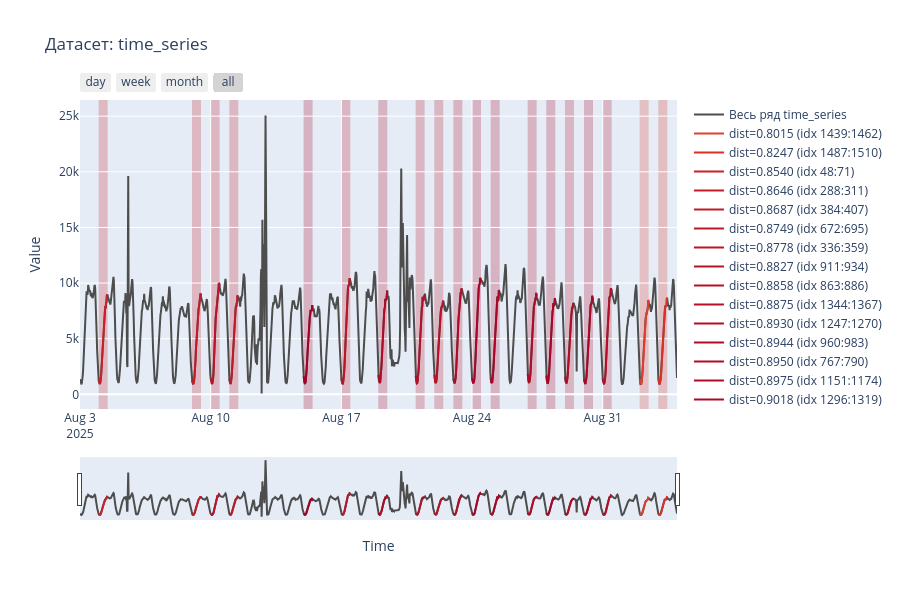
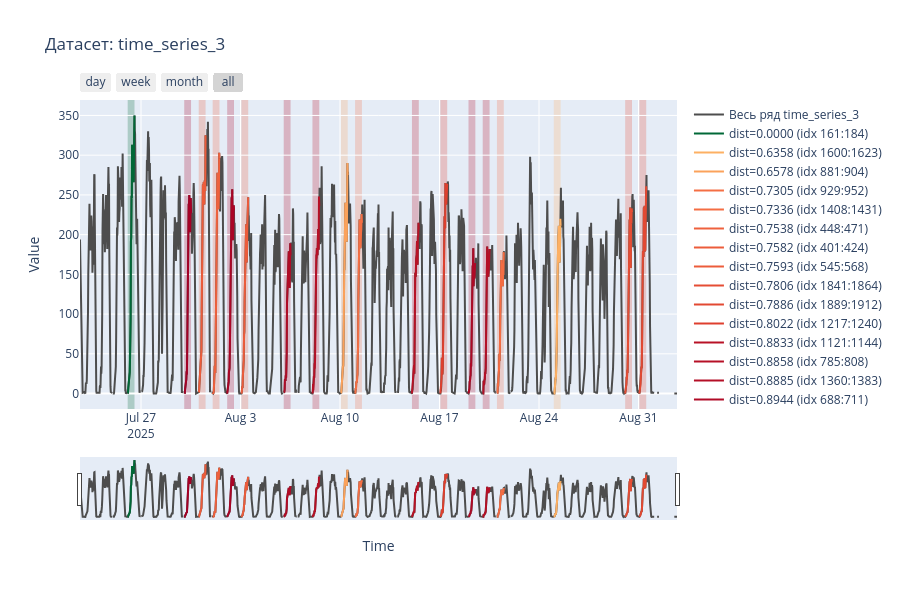
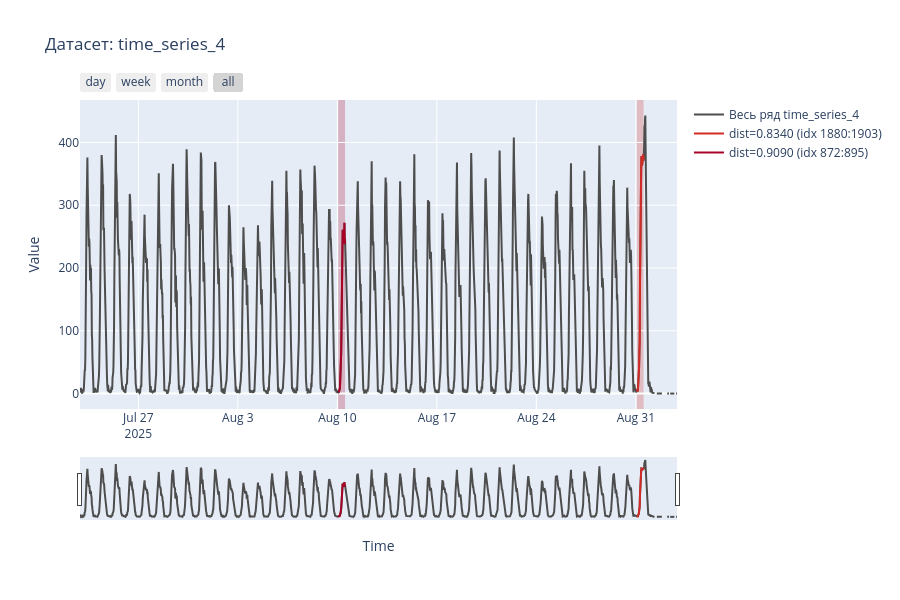
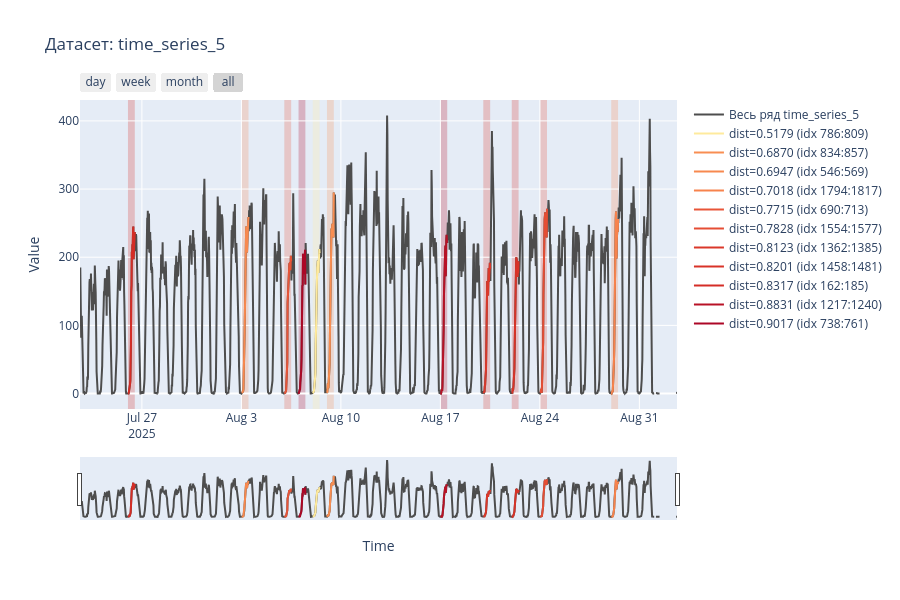

Here is the notebook cell these charts were saved with, in order:
### Code cell
import plotly.express as px
from matplotlib.colors import to_rgb, to_hex

# Глобальная нормализация расстояний
distances = results['distance'].values
vmin, vmax = distances.min(), distances.max()

# Функция преобразования distance в цвет
def get_color(distance):
    # Нормируем от 0 до 1
    if vmax != vmin:
        t = (distance - vmin) / (vmax - vmin)
    else:
        t = 0.5
    cmap = plt.cm.get_cmap('RdYlGn_r')
    rgba = cmap(t)
    return f'rgba({int(rgba[0]*255)},{int(rgba[1]*255)},{int(rgba[2]*255)},{rgba[3]})'

grouped = results.groupby('series_id')

for series_id, group in grouped:
    full_series = searcher.prepared_series_[series_id]
    
    fig = go.Figure()
    add_line(fig, full_series.index, full_series.values, f"Весь ряд {series_id}", '#4d4d4d')
    
    # Для каждого сегмента добавляем заливку и линию
    for idx, row in group.iterrows():
        segment = searcher.get_segment(row['series_id'], int(row['start_idx']), int(row['end_idx']))
        color = get_color(row['distance'])
        # Заливка
        fig.add_vrect(
            x0=row['start_time'], x1=row['end_time'],
            fillcolor=color, opacity=0.25,
            layer="below", line_width=0
        )
        # Линия сегмента
        add_line(fig, segment.index, segment.values,
                 f"dist={row['distance']:.4f} (idx {row['start_idx']}:{row['end_idx']})",
                 color)
    
    update_layout(fig)
    fig.update_layout(
        title=f"Датасет: {series_id}",
        showlegend=True,
        legend=dict(orientation="v", yanchor="top", y=1, xanchor="left", x=1.02)
    )
    fig.show()
